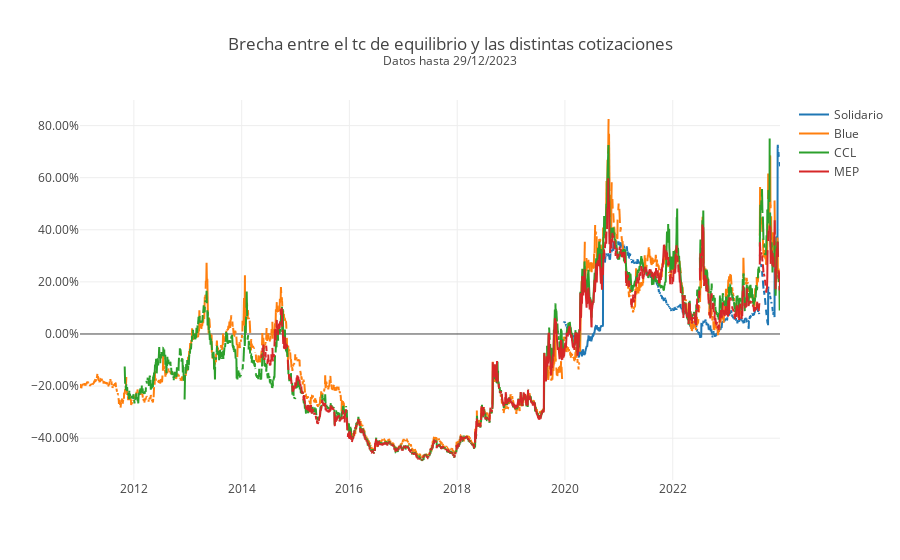

Write notebook code for a chart like this one.
### Code cell
import plotly.graph_objects as go

fig = go.Figure()
df_brechas = df_brechas["2011":]
ultima_fecha = df_brechas.index[-1].strftime("%d/%m/%Y")
fig.add_trace(go.Scatter(x=df_brechas.index, y = df_brechas["solidario-equilibrio"], name = "Solidario"))
fig.add_trace(go.Scatter(x=df_brechas.index, y = df_brechas["blue-equilibrio"], name = "Blue"))
fig.add_trace(go.Scatter(x=df_brechas.index, y = df_brechas["ccl-equilibrio"], name = "CCL"))
fig.add_trace(go.Scatter(x=df_brechas.index, y = df_brechas["mep-equilibrio"], name = "MEP"))
fig.update_yaxes(tickformat = ".2%")
fig.update_layout(template = None, 
                  title_text = f"Brecha entre el tc de equilibrio y las distintas cotizaciones<br><sup>Datos hasta {ultima_fecha}")

### Figure 1 — Plotly figure (JSON) as saved in the notebook; plotly's stock layout.template omitted (floating-point values rounded to 4 significant figures; data arrays with more than 128 entries replaced by an {"elided": "..."} marker saying what was removed)
{"data": [{"name": "Solidario", "type": "scatter", "x": {"elided": "4746 str values"}, "y": {"elided": "4746 float values"}}, {"name": "Blue", "type": "scatter", "x": {"elided": "4746 str values"}, "y": {"elided": "4746 float values"}}, {"name": "CCL", "type": "scatter", "x": {"elided": "4746 str values"}, "y": {"elided": "4746 float values"}}, {"name": "MEP", "type": "scatter", "x": {"elided": "4746 str values"}, "y": {"elided": "4746 float values"}}], "layout": {"title": {"text": "Brecha entre el tc de equilibrio y las distintas cotizaciones<br><sup>Datos hasta 29/12/2023"}, "yaxis": {"tickformat": ".2%"}}}
